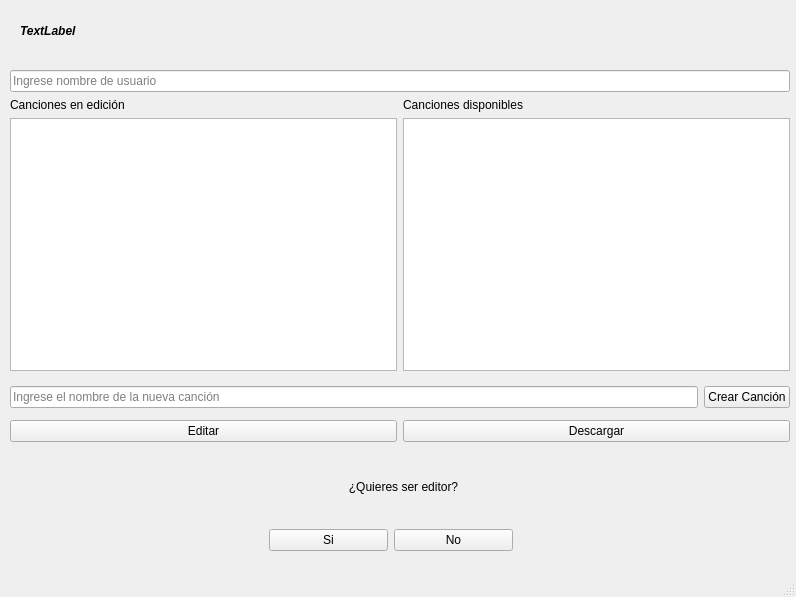
<?xml version="1.0" encoding="UTF-8"?>
<ui version="4.0">
 <class>MainWindow</class>
 <widget class="QMainWindow" name="MainWindow">
  <property name="geometry">
   <rect>
    <x>0</x>
    <y>0</y>
    <width>796</width>
    <height>597</height>
   </rect>
  </property>
  <property name="windowTitle">
   <string>MainWindow</string>
  </property>
  <widget class="QWidget" name="centralwidget">
   <widget class="QWidget" name="verticalLayoutWidget_3">
    <property name="geometry">
     <rect>
      <x>10</x>
      <y>70</y>
      <width>780</width>
      <height>301</height>
     </rect>
    </property>
    <layout class="QVBoxLayout" name="verticalLayout_4">
     <item>
      <widget class="QLineEdit" name="user_line_edit">
       <property name="placeholderText">
        <string>Ingrese nombre de usuario</string>
       </property>
      </widget>
     </item>
     <item>
      <layout class="QHBoxLayout" name="horizontalLayout_2">
       <item>
        <layout class="QVBoxLayout" name="verticalLayout_2">
         <item>
          <widget class="QLabel" name="label">
           <property name="text">
            <string>Canciones en edición</string>
           </property>
          </widget>
         </item>
         <item>
          <widget class="QListWidget" name="editing_songs"/>
         </item>
        </layout>
       </item>
       <item>
        <layout class="QVBoxLayout" name="verticalLayout_3">
         <item>
          <widget class="QLabel" name="label_2">
           <property name="text">
            <string>Canciones disponibles</string>
           </property>
          </widget>
         </item>
         <item>
          <widget class="QListWidget" name="ready_songs"/>
         </item>
        </layout>
       </item>
      </layout>
     </item>
    </layout>
   </widget>
   <widget class="QWidget" name="verticalLayoutWidget_4">
    <property name="geometry">
     <rect>
      <x>10</x>
      <y>380</y>
      <width>780</width>
      <height>70</height>
     </rect>
    </property>
    <layout class="QVBoxLayout" name="verticalLayout_5">
     <item>
      <layout class="QHBoxLayout" name="horizontalLayout_4">
       <item>
        <widget class="QLineEdit" name="create_song_edit">
         <property name="placeholderText">
          <string>Ingrese el nombre de la nueva canción</string>
         </property>
        </widget>
       </item>
       <item>
        <widget class="QPushButton" name="create_song_button">
         <property name="text">
          <string>Crear Canción</string>
         </property>
        </widget>
       </item>
      </layout>
     </item>
     <item>
      <layout class="QHBoxLayout" name="horizontalLayout_3">
       <item>
        <widget class="QPushButton" name="edit_button">
         <property name="text">
          <string>Editar</string>
         </property>
        </widget>
       </item>
       <item>
        <widget class="QPushButton" name="download_button">
         <property name="text">
          <string>Descargar</string>
         </property>
        </widget>
       </item>
      </layout>
     </item>
    </layout>
   </widget>
   <widget class="QLabel" name="error_label">
    <property name="geometry">
     <rect>
      <x>20</x>
      <y>10</y>
      <width>751</width>
      <height>41</height>
     </rect>
    </property>
    <property name="font">
     <font>
      <weight>75</weight>
      <italic>true</italic>
      <bold>true</bold>
     </font>
    </property>
    <property name="text">
     <string>TextLabel</string>
    </property>
   </widget>
   <widget class="QWidget" name="edit_widget" native="true">
    <property name="geometry">
     <rect>
      <x>189</x>
      <y>450</y>
      <width>461</width>
      <height>101</height>
     </rect>
    </property>
    <widget class="QWidget" name="verticalLayoutWidget">
     <property name="geometry">
      <rect>
       <x>80</x>
       <y>0</y>
       <width>244</width>
       <height>101</height>
      </rect>
     </property>
     <layout class="QVBoxLayout" name="edit_layout">
      <item>
       <widget class="QLabel" name="label_3">
        <property name="text">
         <string>                        ¿Quieres ser editor?</string>
        </property>
       </widget>
      </item>
      <item>
       <layout class="QHBoxLayout" name="horizontalLayout">
        <item>
         <widget class="QPushButton" name="yes_button">
          <property name="text">
           <string>Si</string>
          </property>
         </widget>
        </item>
        <item>
         <widget class="QPushButton" name="no_button">
          <property name="text">
           <string>No</string>
          </property>
         </widget>
        </item>
       </layout>
      </item>
     </layout>
    </widget>
   </widget>
  </widget>
  <widget class="QMenuBar" name="menubar">
   <property name="geometry">
    <rect>
     <x>0</x>
     <y>0</y>
     <width>796</width>
     <height>21</height>
    </rect>
   </property>
  </widget>
  <widget class="QStatusBar" name="statusbar"/>
 </widget>
 <resources/>
 <connections/>
</ui>
